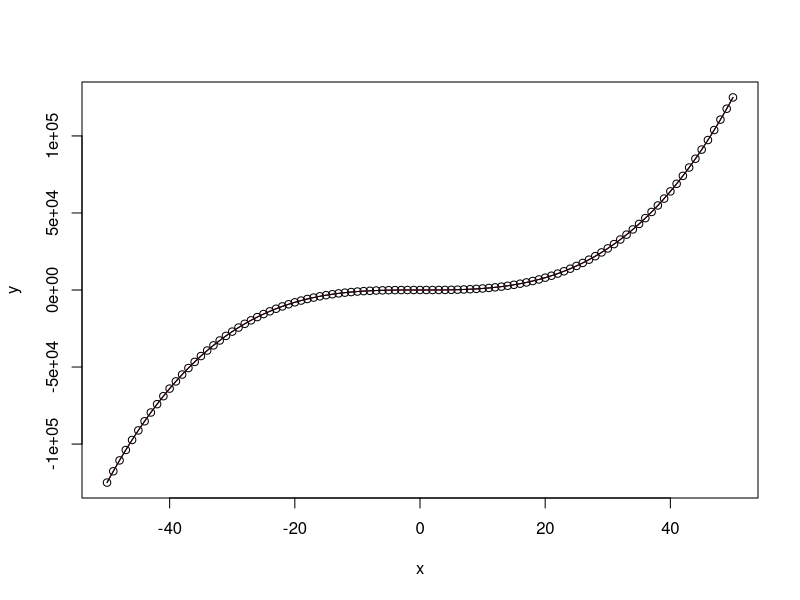
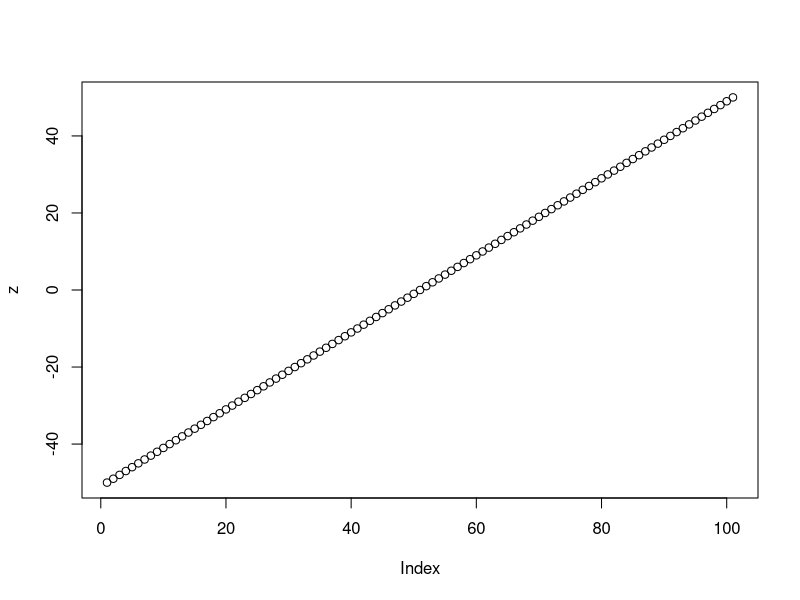
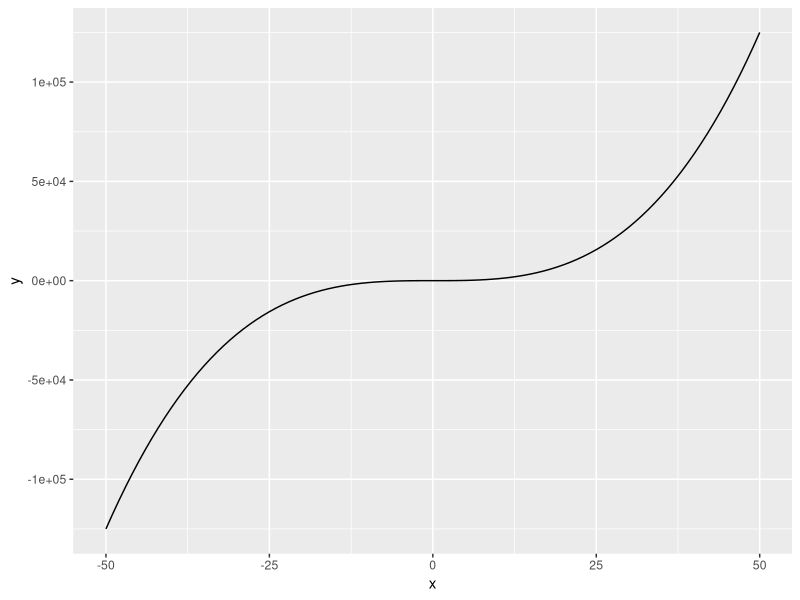
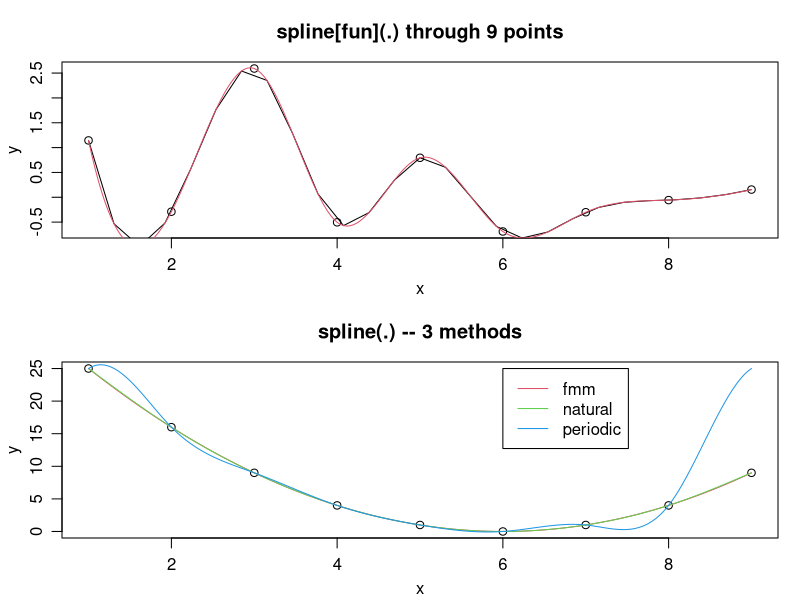
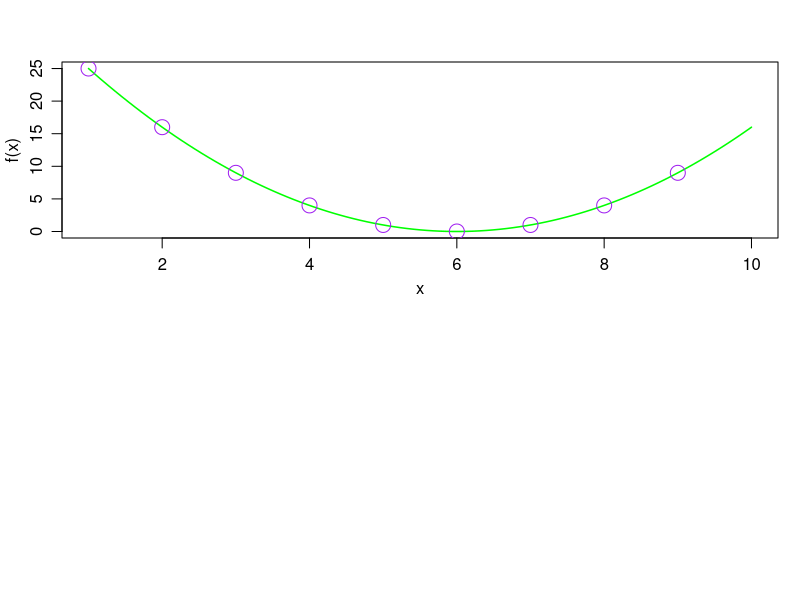
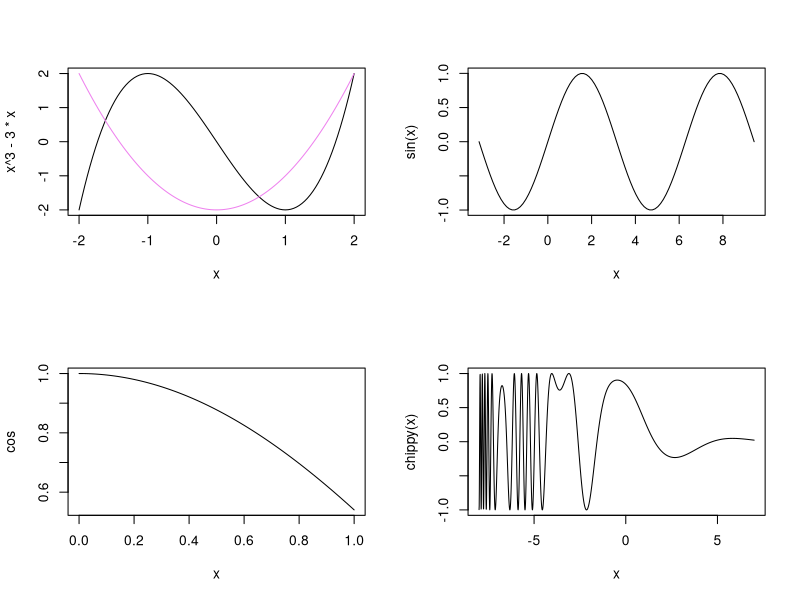
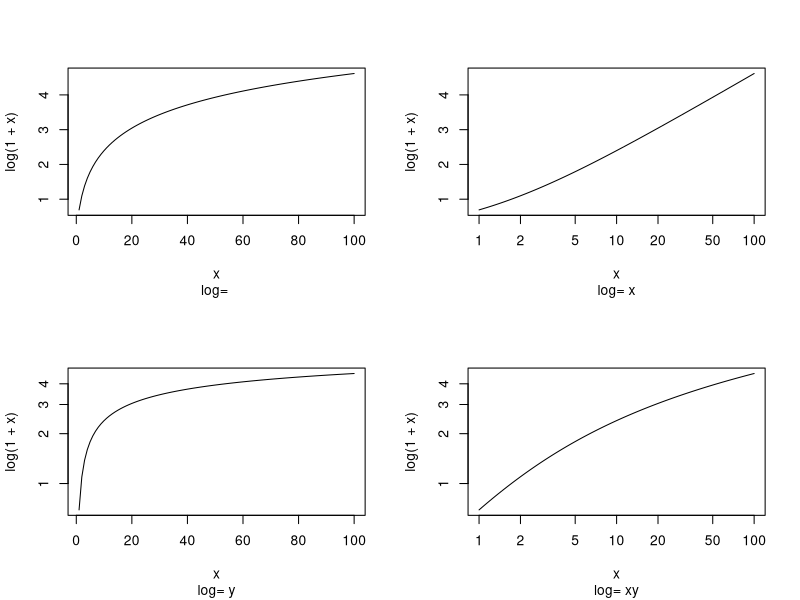

The R source for these figures, in order:
rm(list=ls())

library(tidyverse)





# Proving Functionality ---------------------------------------------------



n <- 50
x <- -n:n
y <- x^3
plot(x, y)
lines(spline(x, y))
lines(spline(x, y, n = 201), col = 2)
z <- lines(spline(x,y))
plot(x,z)

Cubes <- tibble(x,y)

Cubic <- Cubes %>% 
  ggplot(aes(x, y)) +
  geom_line()
Cubic

# Test Code ---------------------------------------------------------------


op <- par(mfrow = c(2,1), mgp = c(2,.8,0), mar = .1+c(3,3,3,1))
n <- 9
x <- 1:n
y <- rnorm(n)
plot(x, y, main = paste("spline[fun](.) through",n,"points"))
lines(spline(x, y))
lines(spline(x, y, n = 201), col = 2)

y <- (x-6)^2
plot(x, y, main = "spline(.) -- 3 methods")
lines(spline(x, y, n = 201), col = 2)
lines(spline(x, y, n = 201, method = "natural"), col = 3)
lines(spline(x, y, n = 201, method = "periodic"), col = 4)
legend(6,25, c("fmm","natural","periodic"), col=2:4, lty=1)

f <- splinefun(x, y)
ls(envir = environment(f))
splinecoef <- eval(expression(z), envir = environment(f))
curve(f(x), 1, 10, col = "green", lwd = 1.5)
points(splinecoef, col = "purple", cex = 2)
par(op)


par(mfrow=c(2,2))
curve(x^3-3*x, -2, 2)
curve(x^2-2, add = TRUE, col = "violet")

curve(sin, -pi, 3*pi)
plot(cos)
chippy <- function(x) sin(cos(x)*exp(-x/2))
curve(chippy, -8, 7, n=2001)

for(ll in c("","x","y","xy"))
  curve(log(1+x), 1,100, log=ll, sub=paste("log=",ll))


# References --------------------------------------------------------------


# https://www.math.ucla.edu/~anderson/rw1001/library/base/html/curve.html
# https://www.math.ucla.edu/~anderson/rw1001/library/base/html/splinefun.html
# https://www.math.ucla.edu/~anderson/rw1001/library/base/html/par.html
